Frame 1 (no input): blank canvas, image omitted
Frame 60 (no input): blank canvas, image omitted
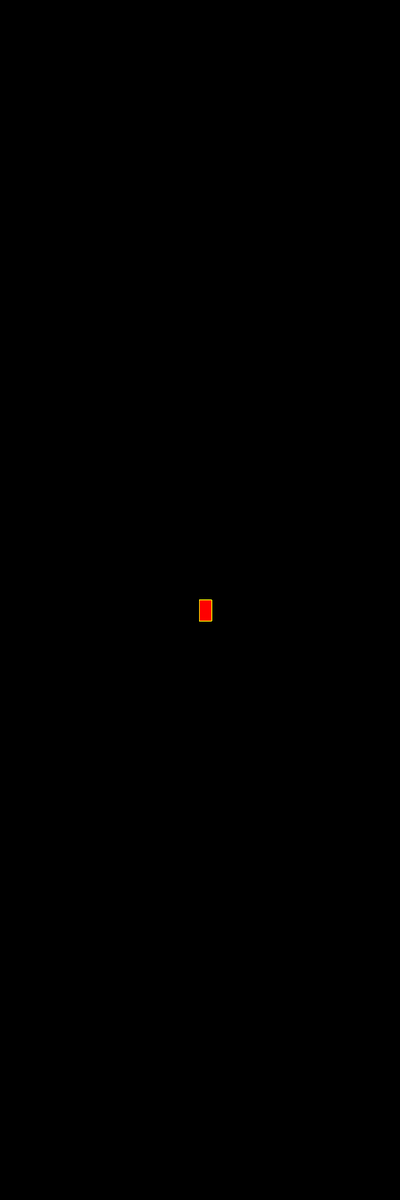
Frame 120 (the mouse pressed at the canvas centre since frame 60)

The p5.js sketch whose frames 1 and 60 were blank and that drew this single picture after the mouse press (run headless with seeded random() and noise() and a simulated clock; from frame 60 on, the mouse is pressed at the canvas centre):

// p5.js sketch
// ── sketch.js
function setup() {

    createCanvas(667, 2000);
  
    background("black");
  
  }
  
  function draw() {
  
    stroke("yellow");
  
    fill("red");
  
    // console.log(mouseIsPressed)
  
    if (mouseIsPressed) {
  
      rect(mouseX, mouseY, 20, 35);
  
    }
  
  }
  
  
  
  
